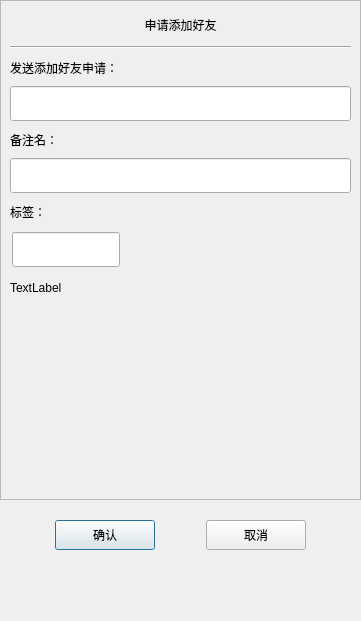
<?xml version="1.0" encoding="UTF-8"?>
<ui version="4.0">
 <class>ApplyFriend</class>
 <widget class="QDialog" name="ApplyFriend">
  <property name="geometry">
   <rect>
    <x>0</x>
    <y>0</y>
    <width>361</width>
    <height>621</height>
   </rect>
  </property>
  <property name="minimumSize">
   <size>
    <width>361</width>
    <height>621</height>
   </size>
  </property>
  <property name="maximumSize">
   <size>
    <width>361</width>
    <height>621</height>
   </size>
  </property>
  <property name="windowTitle">
   <string>Dialog</string>
  </property>
  <layout class="QVBoxLayout" name="verticalLayout">
   <property name="spacing">
    <number>0</number>
   </property>
   <property name="leftMargin">
    <number>0</number>
   </property>
   <property name="topMargin">
    <number>0</number>
   </property>
   <property name="rightMargin">
    <number>0</number>
   </property>
   <property name="bottomMargin">
    <number>0</number>
   </property>
   <item>
    <widget class="QScrollArea" name="scrollArea">
     <property name="minimumSize">
      <size>
       <width>0</width>
       <height>500</height>
      </size>
     </property>
     <property name="widgetResizable">
      <bool>true</bool>
     </property>
     <widget class="QWidget" name="scrollcontent">
      <property name="geometry">
       <rect>
        <x>0</x>
        <y>0</y>
        <width>359</width>
        <height>498</height>
       </rect>
      </property>
      <layout class="QVBoxLayout" name="verticalLayout_2">
       <property name="spacing">
        <number>0</number>
       </property>
       <property name="leftMargin">
        <number>0</number>
       </property>
       <property name="topMargin">
        <number>11</number>
       </property>
       <property name="rightMargin">
        <number>0</number>
       </property>
       <property name="bottomMargin">
        <number>11</number>
       </property>
       <item>
        <widget class="QLabel" name="apply_lb">
         <property name="minimumSize">
          <size>
           <width>0</width>
           <height>25</height>
          </size>
         </property>
         <property name="maximumSize">
          <size>
           <width>16777215</width>
           <height>25</height>
          </size>
         </property>
         <property name="text">
          <string>申请添加好友</string>
         </property>
         <property name="alignment">
          <set>Qt::AlignCenter</set>
         </property>
        </widget>
       </item>
       <item>
        <widget class="QWidget" name="apply_wid" native="true">
         <layout class="QVBoxLayout" name="verticalLayout_3">
          <item>
           <widget class="Line" name="line">
            <property name="orientation">
             <enum>Qt::Horizontal</enum>
            </property>
           </widget>
          </item>
          <item>
           <widget class="QLabel" name="label">
            <property name="minimumSize">
             <size>
              <width>0</width>
              <height>25</height>
             </size>
            </property>
            <property name="maximumSize">
             <size>
              <width>16777215</width>
              <height>25</height>
             </size>
            </property>
            <property name="text">
             <string>发送添加好友申请：</string>
            </property>
           </widget>
          </item>
          <item>
           <widget class="CustomizeEdit" name="name_ed">
            <property name="minimumSize">
             <size>
              <width>0</width>
              <height>35</height>
             </size>
            </property>
            <property name="maximumSize">
             <size>
              <width>16777215</width>
              <height>35</height>
             </size>
            </property>
           </widget>
          </item>
          <item>
           <widget class="QLabel" name="label_2">
            <property name="minimumSize">
             <size>
              <width>0</width>
              <height>25</height>
             </size>
            </property>
            <property name="maximumSize">
             <size>
              <width>16777215</width>
              <height>25</height>
             </size>
            </property>
            <property name="text">
             <string>备注名：</string>
            </property>
           </widget>
          </item>
          <item>
           <widget class="CustomizeEdit" name="back_ed">
            <property name="minimumSize">
             <size>
              <width>0</width>
              <height>35</height>
             </size>
            </property>
            <property name="maximumSize">
             <size>
              <width>16777215</width>
              <height>35</height>
             </size>
            </property>
           </widget>
          </item>
          <item>
           <widget class="QLabel" name="label_3">
            <property name="minimumSize">
             <size>
              <width>0</width>
              <height>25</height>
             </size>
            </property>
            <property name="maximumSize">
             <size>
              <width>16777215</width>
              <height>25</height>
             </size>
            </property>
            <property name="text">
             <string>标签：</string>
            </property>
           </widget>
          </item>
          <item>
           <widget class="QWidget" name="lb_group_wid" native="true">
            <property name="minimumSize">
             <size>
              <width>0</width>
              <height>50</height>
             </size>
            </property>
            <layout class="QVBoxLayout" name="verticalLayout_4">
             <property name="spacing">
              <number>0</number>
             </property>
             <property name="leftMargin">
              <number>0</number>
             </property>
             <property name="topMargin">
              <number>0</number>
             </property>
             <property name="rightMargin">
              <number>0</number>
             </property>
             <property name="bottomMargin">
              <number>0</number>
             </property>
             <item>
              <widget class="QWidget" name="gridWidget" native="true">
               <property name="minimumSize">
                <size>
                 <width>0</width>
                 <height>40</height>
                </size>
               </property>
               <property name="maximumSize">
                <size>
                 <width>16777215</width>
                 <height>40</height>
                </size>
               </property>
               <widget class="CustomizeEdit" name="lb_ed">
                <property name="geometry">
                 <rect>
                  <x>2</x>
                  <y>2</y>
                  <width>108</width>
                  <height>35</height>
                 </rect>
                </property>
                <property name="maximumSize">
                 <size>
                  <width>16777215</width>
                  <height>35</height>
                 </size>
                </property>
               </widget>
              </widget>
             </item>
             <item>
              <widget class="QWidget" name="input_tip_wid" native="true">
               <property name="minimumSize">
                <size>
                 <width>0</width>
                 <height>35</height>
                </size>
               </property>
               <property name="maximumSize">
                <size>
                 <width>16777215</width>
                 <height>35</height>
                </size>
               </property>
               <layout class="QVBoxLayout" name="verticalLayout_5">
                <property name="spacing">
                 <number>0</number>
                </property>
                <property name="leftMargin">
                 <number>0</number>
                </property>
                <property name="topMargin">
                 <number>0</number>
                </property>
                <property name="rightMargin">
                 <number>0</number>
                </property>
                <property name="bottomMargin">
                 <number>0</number>
                </property>
                <item>
                 <widget class="ClickedOnceLabel" name="tip_lb">
                  <property name="text">
                   <string>TextLabel</string>
                  </property>
                 </widget>
                </item>
               </layout>
              </widget>
             </item>
            </layout>
           </widget>
          </item>
          <item>
           <widget class="QWidget" name="widget" native="true">
            <property name="minimumSize">
             <size>
              <width>0</width>
              <height>60</height>
             </size>
            </property>
            <layout class="QHBoxLayout" name="horizontalLayout_2">
             <property name="spacing">
              <number>7</number>
             </property>
             <property name="leftMargin">
              <number>0</number>
             </property>
             <property name="topMargin">
              <number>0</number>
             </property>
             <property name="rightMargin">
              <number>0</number>
             </property>
             <property name="bottomMargin">
              <number>0</number>
             </property>
             <item>
              <widget class="QWidget" name="lb_list" native="true">
               <property name="minimumSize">
                <size>
                 <width>287</width>
                 <height>50</height>
                </size>
               </property>
               <property name="maximumSize">
                <size>
                 <width>287</width>
                 <height>16777215</height>
                </size>
               </property>
              </widget>
             </item>
             <item>
              <widget class="QWidget" name="more_lb_wid" native="true">
               <property name="minimumSize">
                <size>
                 <width>30</width>
                 <height>0</height>
                </size>
               </property>
               <property name="maximumSize">
                <size>
                 <width>30</width>
                 <height>16777215</height>
                </size>
               </property>
               <layout class="QVBoxLayout" name="verticalLayout_6">
                <property name="spacing">
                 <number>0</number>
                </property>
                <property name="leftMargin">
                 <number>0</number>
                </property>
                <property name="topMargin">
                 <number>0</number>
                </property>
                <property name="rightMargin">
                 <number>0</number>
                </property>
                <property name="bottomMargin">
                 <number>0</number>
                </property>
                <item>
                 <spacer name="verticalSpacer_3">
                  <property name="orientation">
                   <enum>Qt::Vertical</enum>
                  </property>
                  <property name="sizeHint" stdset="0">
                   <size>
                    <width>20</width>
                    <height>40</height>
                   </size>
                  </property>
                 </spacer>
                </item>
                <item>
                 <widget class="ClickedOnceLabel" name="more_lb">
                  <property name="minimumSize">
                   <size>
                    <width>25</width>
                    <height>25</height>
                   </size>
                  </property>
                  <property name="maximumSize">
                   <size>
                    <width>25</width>
                    <height>25</height>
                   </size>
                  </property>
                  <property name="text">
                   <string/>
                  </property>
                 </widget>
                </item>
                <item>
                 <spacer name="verticalSpacer_4">
                  <property name="orientation">
                   <enum>Qt::Vertical</enum>
                  </property>
                  <property name="sizeHint" stdset="0">
                   <size>
                    <width>20</width>
                    <height>40</height>
                   </size>
                  </property>
                 </spacer>
                </item>
               </layout>
              </widget>
             </item>
            </layout>
           </widget>
          </item>
         </layout>
        </widget>
       </item>
      </layout>
     </widget>
    </widget>
   </item>
   <item>
    <spacer name="verticalSpacer">
     <property name="orientation">
      <enum>Qt::Vertical</enum>
     </property>
     <property name="sizeType">
      <enum>QSizePolicy::Fixed</enum>
     </property>
     <property name="sizeHint" stdset="0">
      <size>
       <width>20</width>
       <height>10</height>
      </size>
     </property>
    </spacer>
   </item>
   <item>
    <widget class="QWidget" name="apply_sure_wid" native="true">
     <property name="minimumSize">
      <size>
       <width>0</width>
       <height>50</height>
      </size>
     </property>
     <layout class="QHBoxLayout" name="horizontalLayout">
      <item>
       <spacer name="horizontalSpacer">
        <property name="orientation">
         <enum>Qt::Horizontal</enum>
        </property>
        <property name="sizeHint" stdset="0">
         <size>
          <width>40</width>
          <height>20</height>
         </size>
        </property>
       </spacer>
      </item>
      <item>
       <widget class="ClickedBtn" name="sure_btn">
        <property name="minimumSize">
         <size>
          <width>100</width>
          <height>30</height>
         </size>
        </property>
        <property name="text">
         <string>确认</string>
        </property>
       </widget>
      </item>
      <item>
       <spacer name="horizontalSpacer_3">
        <property name="orientation">
         <enum>Qt::Horizontal</enum>
        </property>
        <property name="sizeHint" stdset="0">
         <size>
          <width>40</width>
          <height>20</height>
         </size>
        </property>
       </spacer>
      </item>
      <item>
       <widget class="ClickedBtn" name="cancel_btn">
        <property name="minimumSize">
         <size>
          <width>100</width>
          <height>30</height>
         </size>
        </property>
        <property name="text">
         <string>取消</string>
        </property>
       </widget>
      </item>
      <item>
       <spacer name="horizontalSpacer_2">
        <property name="orientation">
         <enum>Qt::Horizontal</enum>
        </property>
        <property name="sizeHint" stdset="0">
         <size>
          <width>40</width>
          <height>20</height>
         </size>
        </property>
       </spacer>
      </item>
     </layout>
    </widget>
   </item>
   <item>
    <spacer name="verticalSpacer_2">
     <property name="orientation">
      <enum>Qt::Vertical</enum>
     </property>
     <property name="sizeHint" stdset="0">
      <size>
       <width>20</width>
       <height>40</height>
      </size>
     </property>
    </spacer>
   </item>
  </layout>
 </widget>
 <customwidgets>
  <customwidget>
   <class>ClickedBtn</class>
   <extends>QPushButton</extends>
   <header location="global">clickedbtn.h</header>
  </customwidget>
  <customwidget>
   <class>CustomizeEdit</class>
   <extends>QLineEdit</extends>
   <header location="global">customizeedit.h</header>
  </customwidget>
  <customwidget>
   <class>ClickedOnceLabel</class>
   <extends>QLabel</extends>
   <header location="global">clickedoncelabel.h</header>
  </customwidget>
 </customwidgets>
 <resources/>
 <connections/>
</ui>
